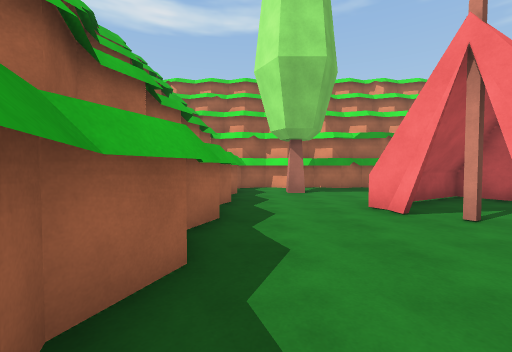
[1] (above)

18 first-person views from a walk through a Unity game level. The camera is 1.4 m above the floor, tilts 2° down and sees 90° across. The floor is counted in squares, 2 m on a side. Each view is taken from the middle of a square. On the plan, view 1 faces up. The plan holds only what a view shows up to about 9 squares ahead; the rest is blank. The place goes on beyond the plan. The player is left out. Some animated figures are not drawn.

[2]
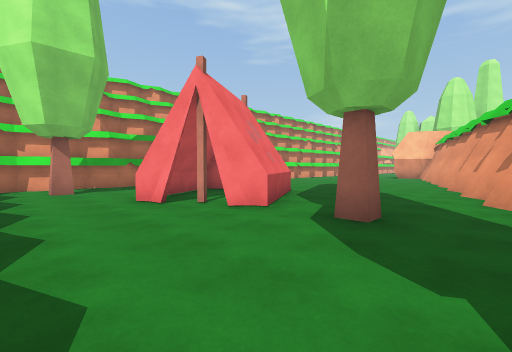

[3]
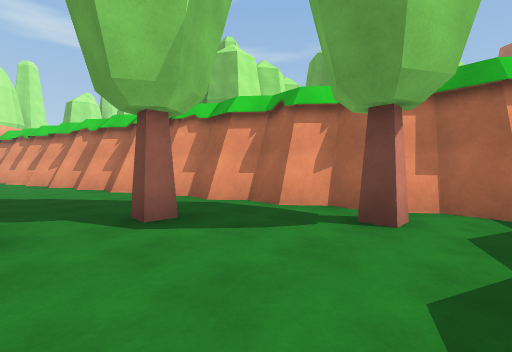

[4]
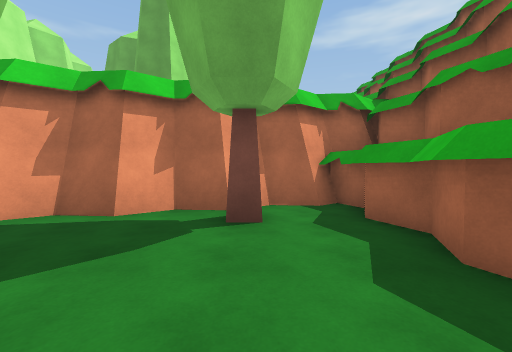

[5]
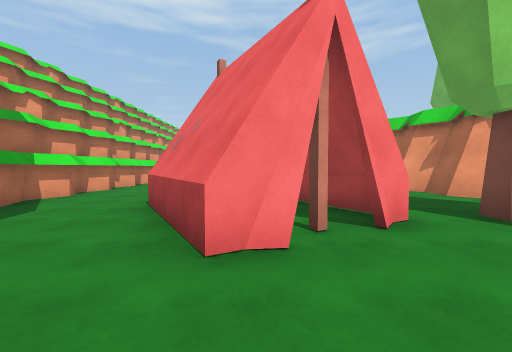

[6]
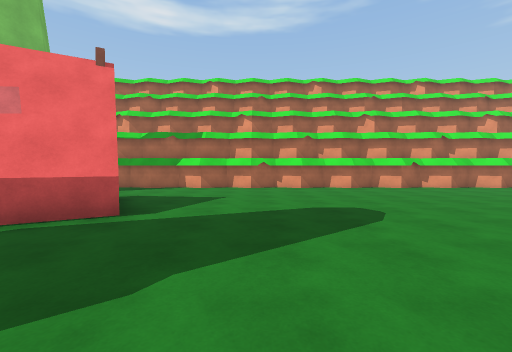

[7]
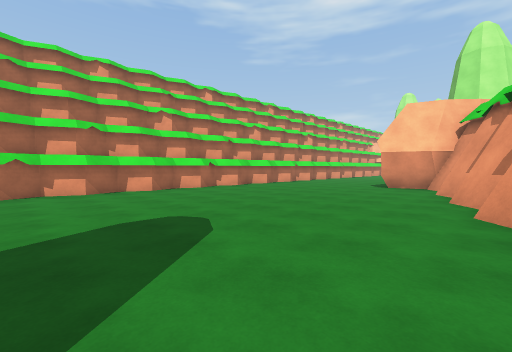

[8]
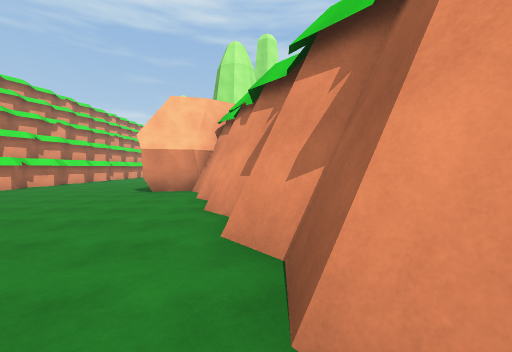

[9]
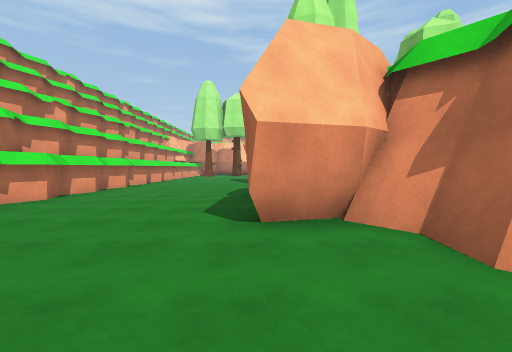

[10]
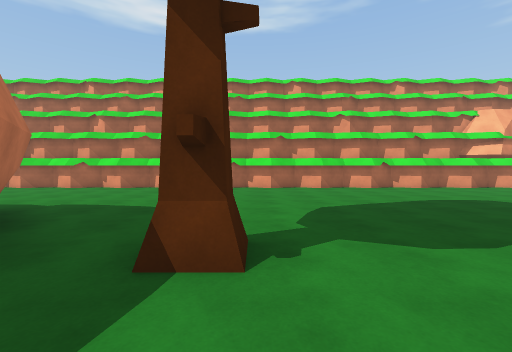

[11]
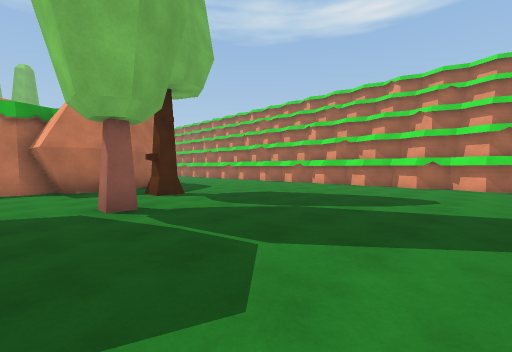

[12]
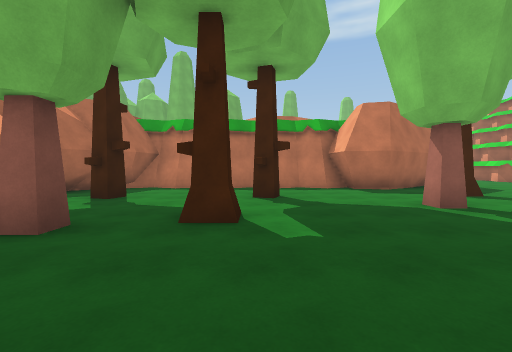

[13]
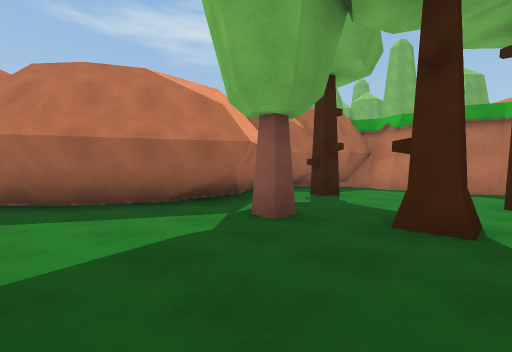

[14]
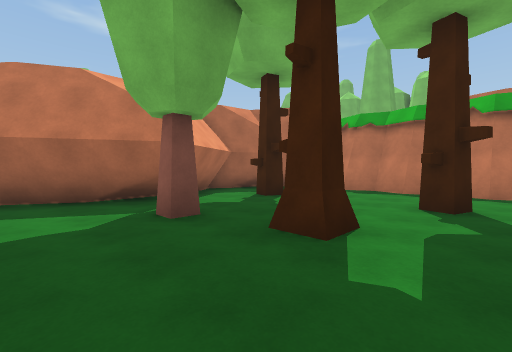

[15]
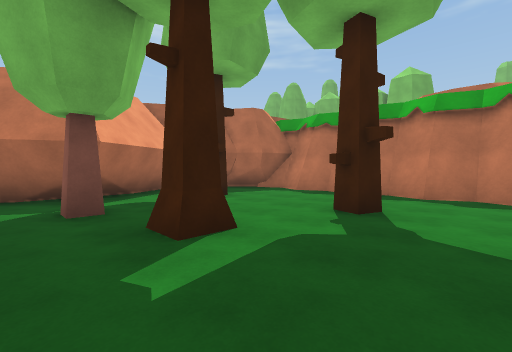

[16]
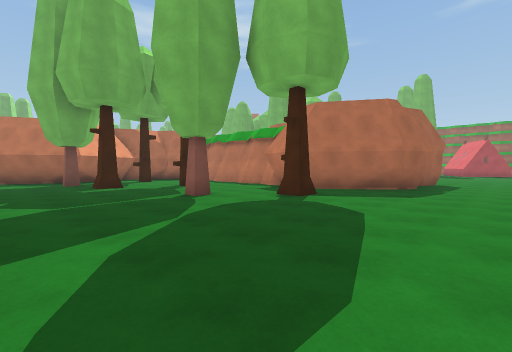

[17]
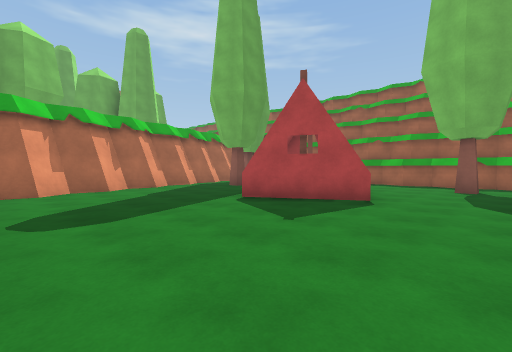

[18]
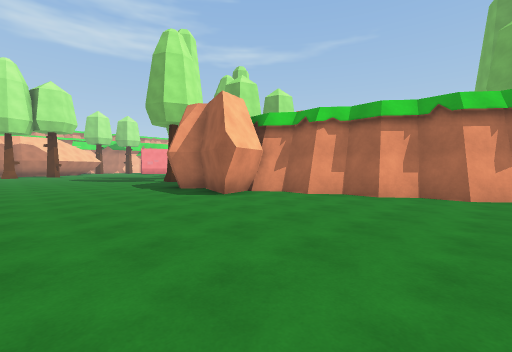

### Floor plan
Key: @ floor where view 1 was taken; # wall or solid block; . floor; T tree; E tent; O other object.
Columns run from 1 left of view 1 to 30 right of it. Each row starts with its distance up from view 1.
  9 ################################
  8 #...............................
  7 #.T.............................
  6 #....EE.........................
  5 #..EEEE ........................
  4 #..EE.EE..........#..#..........
  3 #...EEEE..........#####.........
  2 #...EE...........###  #..#......
  1 #....T........####    ##........
  0 #@........#####       ##..T.....
 -1 #.T....####           #.........
 -2 #...####              #........
 -3 #####                 #..T......
 -4                       #....#....
 -5             TT        #.....T...
 -6                       #..T......
 -7                       ##...##...
 -8           OO           ##.#####.
 -9                         ###   ##

Where each view was taken, in squares from view 1:
view 1: 0 up, 0 right, facing up
view 2: 1 down, 0 right, facing up-right
view 3: 2 up, 0 right, facing down-right
view 4: 2 up, 1 right, facing down
view 5: 4 up, 0 right, facing right
view 6: 0 up, 8 right, facing up
view 7: 1 up, 8 right, facing up-right
view 8: 1 up, 10 right, facing right
view 9: 4 up, 14 right, facing right
view 10: 0 up, 24 right, facing up
view 11: 1 down, 30 right, facing up-left
view 12: 3 down, 30 right, facing left
view 13: 3 down, 30 right, facing down-left
view 14: 2 down, 29 right, facing down-left
view 15: 1 down, 28 right, facing down-left
view 16: 6 up, 29 right, facing down-left
view 17: 8 up, 10 right, facing down-left
view 18: 8 up, 12 right, facing down-right
